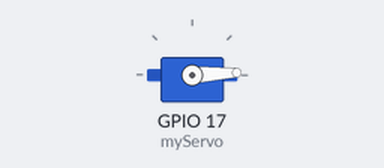
Simulated run of this sketch. Board: ESP32. On the bench: servo. What the sketch prints to the serial monitor is not drawn.

Above: at 0.05 s.
At 1.3 s:
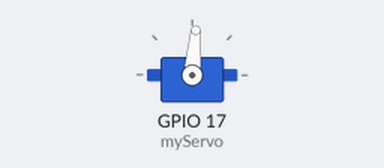
At 2.6 s:
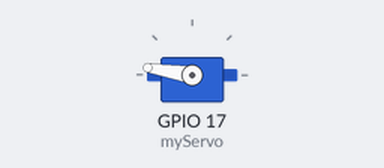
At 5.2 s:
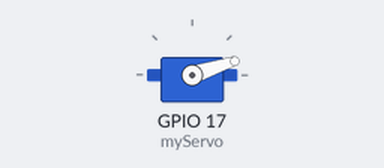
Timing chart, 0 to 7.1 s (numbered marks = the images above):
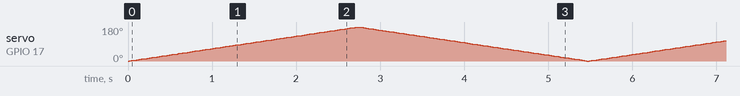

The sketch:

servo.ino
```cpp
#include <Arduino.h>
#include <ESP32Servo.h>

Servo myServo;  // Membuat objek servo

void setup() {
  Serial.begin(115200);

  // Attach servo ke pin 17
  myServo.attach(17);

  Serial.println("Servo Test on GPIO 17");
}

void loop() {
  // Servo berputar dari 0° ke 180°
  for (int pos = 0; pos <= 180; pos++) {
    myServo.write(pos);
    Serial.printf("Servo position: %d\n", pos);
    delay(15);
  }

  // Servo berputar dari 180° ke 0°
  for (int pos = 180; pos >= 0; pos--) {
    myServo.write(pos);
    Serial.printf("Servo position: %d\n", pos);
    delay(15);
  }
}
```
